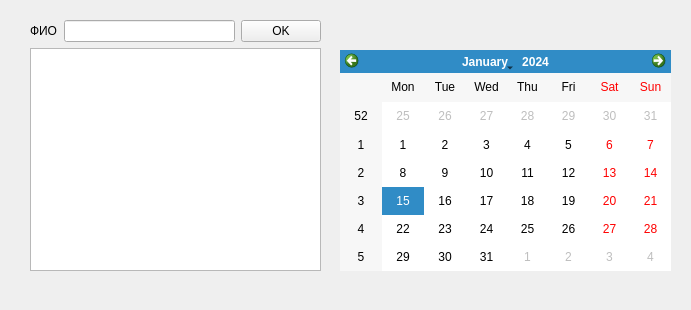
<?xml version="1.0" encoding="UTF-8"?>
<ui version="4.0">
 <class>my_register</class>
 <widget class="QWidget" name="my_register">
  <property name="geometry">
   <rect>
    <x>0</x>
    <y>0</y>
    <width>691</width>
    <height>310</height>
   </rect>
  </property>
  <property name="windowTitle">
   <string>Form</string>
  </property>
  <widget class="QCalendarWidget" name="calendarWidget">
   <property name="geometry">
    <rect>
     <x>340</x>
     <y>50</y>
     <width>331</width>
     <height>221</height>
    </rect>
   </property>
  </widget>
  <widget class="QWidget" name="layoutWidget">
   <property name="geometry">
    <rect>
     <x>30</x>
     <y>20</y>
     <width>291</width>
     <height>251</height>
    </rect>
   </property>
   <layout class="QGridLayout" name="gridLayout">
    <item row="0" column="1">
     <widget class="QLineEdit" name="name_r"/>
    </item>
    <item row="0" column="2">
     <widget class="QPushButton" name="okbutton">
      <property name="text">
       <string>OK</string>
      </property>
     </widget>
    </item>
    <item row="0" column="0">
     <widget class="QLabel" name="label">
      <property name="text">
       <string>ФИО</string>
      </property>
     </widget>
    </item>
    <item row="1" column="0" colspan="3">
     <widget class="QListWidget" name="listWidget"/>
    </item>
   </layout>
  </widget>
 </widget>
 <resources/>
 <connections/>
</ui>
